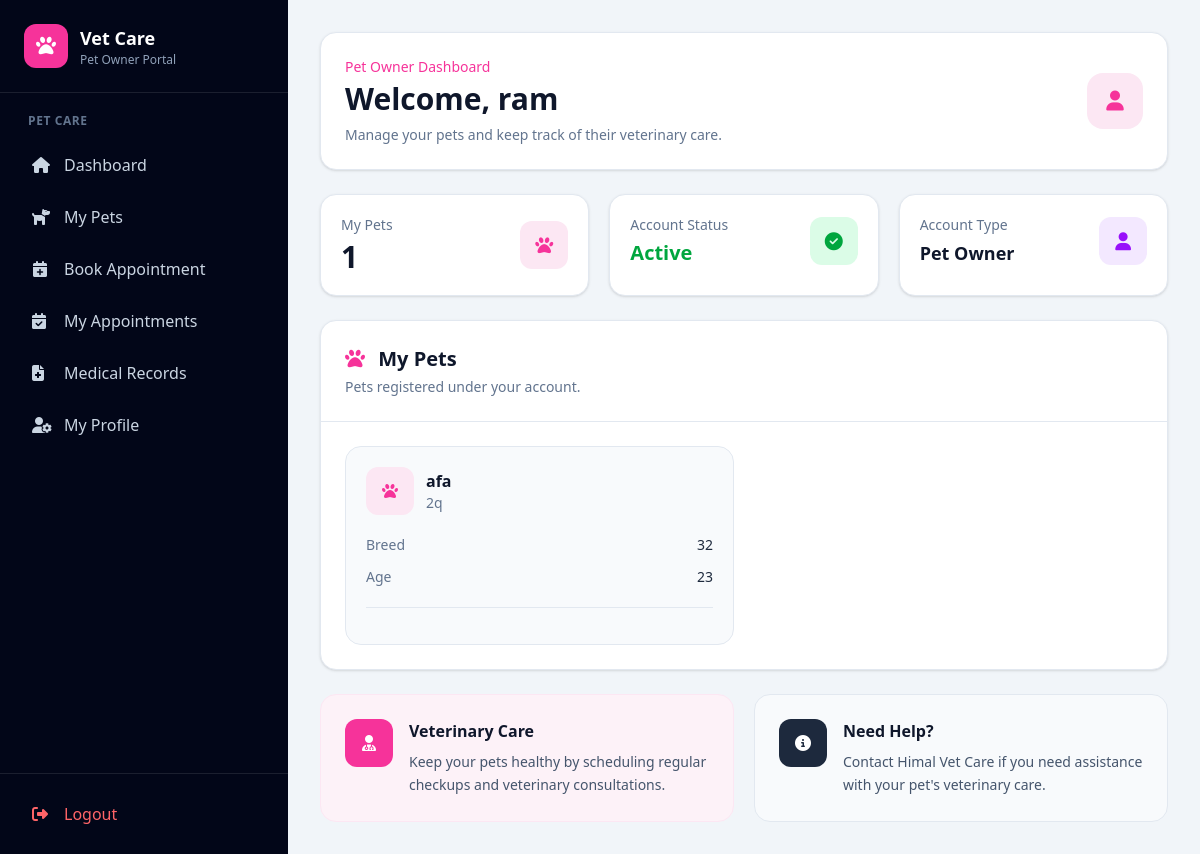
Screenshot of /owner-dashboard/ (signed in) with the database file from the repository.
### account/models.py (models this page shows, shortened)
class User(AbstractUser):
    ADMIN = "ADMIN"
    VETERINARIAN = "VETERINARIAN"
    PET_OWNER = "PET_OWNER"
    ROLE_CHOICES = [
        (ADMIN, "Admin"),
        (VETERINARIAN, "Veterinarian"),
        (PET_OWNER, "Pet Owner"),
    ]
    role = models.CharField(
        max_length=20,
        choices=ROLE_CHOICES,
        default=PET_OWNER
    )
    phone = models.CharField(
        max_length=15,
        blank=True,
        null=True
    )
    address = models.TextField(
        blank=True,
        null=True
    )
    created_at = models.DateTimeField(
        auto_now_add=True
    )
    updated_at = models.DateTimeField(
        auto_now=True
    )

### animal/models.py (models this page shows, shortened)
class Animal(models.Model):
    owner = models.ForeignKey(
        User,
        on_delete=models.CASCADE,
        related_name="animals",
        null=True,
        blank=True
    )
    name = models.CharField(max_length=100)
    species = models.CharField(max_length=100)
    breed = models.CharField(
        max_length=100,
        blank=True,
        null=True
    )
    age = models.PositiveIntegerField(
        blank=True,
        null=True
    )
    symptoms = models.TextField(
        blank=True,
        null=True
    )
    created_at = models.DateTimeField(
        auto_now_add=True
    )

### account/views.py (the view)
@login_required
def owner_dashboard(request):
    user = request.user
    if user.role != User.PET_OWNER:
        messages.error(
            request,
            "You are not authorized to access the pet owner dashboard."
        )
        return redirect("dashboard")
    pet_owner_profile = getattr(
        user,
        "pet_owner_profile",
        None
    )
    try:
        my_animals = Animal.objects.filter(
            owner=user
        )
    except Exception:
        my_animals = Animal.objects.none()
    try:
        appointments = (
            Appointment.objects
            .filter(animal__in=my_animals)
            .order_by("appointment_date")[:5]
        )
    except Exception:
        appointments = Appointment.objects.none()
    try:
        medical_records = (
            MedicalRecord.objects
            .filter(animal__in=my_animals)
            .order_by("-id")[:5]
        )
    except Exception:
        medical_records = MedicalRecord.objects.none()
    context = {
        "my_animals": my_animals,
        "appointments": appointments,
        "medical_records": medical_records,
        "pet_owner_profile": pet_owner_profile,
        "user_role": "PET_OWNER",
    }
    return render(
        request,
        "account/owner_dashboard.html",
        context
    )

### account/templates/account/owner_dashboard.html (shortened to what this page needs)
{% extends 'ownerbase.html' %}
{% block content %}
<div class="max-w-7xl mx-auto space-y-6">
    <div class="bg-white rounded-2xl border border-slate-200
                shadow-sm p-6">
        <div class="flex flex-col sm:flex-row
                    sm:items-center sm:justify-between gap-4">
            <div>
                <p class="text-sm font-medium text-pink-500">
                    Pet Owner Dashboard
                </p>
                <h2 class="mt-1 text-2xl sm:text-3xl
                           font-bold text-slate-900">
                    Welcome,
                    {{ request.user.get_full_name|default:request.user.username }}
                </h2>
                <p class="mt-2 text-sm text-slate-500">
                    Manage your pets and keep track of their veterinary care.
                </p>
            </div>
            <div class="w-14 h-14 rounded-2xl
                        bg-pink-100 text-pink-500
                        flex items-center justify-center
                        text-xl shrink-0">
                <i class="fa-solid fa-user"></i>
            </div>
        </div>
    </div>
    <div class="grid grid-cols-1 sm:grid-cols-2 lg:grid-cols-3 gap-5">
        <div class="bg-white rounded-2xl
                    border border-slate-200
                    shadow-sm p-5">
            <div class="flex items-center justify-between">
                <div>
                    <p class="text-sm text-slate-500">
                        My Pets
                    </p>
                    <h3 class="mt-1 text-3xl font-bold text-slate-900">
                        {{ my_animals|length }}
                    </h3>
                </div>
                <div class="w-12 h-12 rounded-xl
                            bg-pink-100 text-pink-500
                            flex items-center justify-center">
                    <i class="fa-solid fa-paw text-lg"></i>
                </div>
            </div>
        </div>
        <div class="bg-white rounded-2xl
                    border border-slate-200
                    shadow-sm p-5">
            <div class="flex items-center justify-between">
                <div>
                    <p class="text-sm text-slate-500">
                        Account Status
                    </p>
                    <h3 class="mt-1 text-xl font-bold text-green-600">
                        Active
                    </h3>
                </div>
                <div class="w-12 h-12 rounded-xl
                            bg-green-100 text-green-600
                            flex items-center justify-center">
                    <i class="fa-solid fa-circle-check text-lg"></i>
                </div>
            </div>
        </div>
        <div class="bg-white rounded-2xl
                    border border-slate-200
                    shadow-sm p-5">
            <div class="flex items-center justify-between">
                <div>
                    <p class="text-sm text-slate-500">
                        Account Type
                    </p>
                    <h3 class="mt-1 text-lg font-bold text-slate-900">
                        {{ request.user.get_role_display }}
                    </h3>
                </div>
                <div class="w-12 h-12 rounded-xl
                            bg-purple-100 text-purple-600
                            flex items-center justify-center">
                    <i class="fa-solid fa-user text-lg"></i>
                </div>
            </div>
        </div>
    </div>
    <div class="bg-white rounded-2xl
                border border-slate-200
                shadow-sm overflow-hidden">
        <div class="p-5 sm:p-6
                    border-b border-slate-200
                    flex flex-col sm:flex-row
                    sm:items-center
                    sm:justify-between
                    gap-3">
            <div>
                <h3 class="text-xl font-bold text-slate-900">
                    <i class="fa-solid fa-paw text-pink-500 mr-2"></i>
                    My Pets
                </h3>
                <p class="mt-1 text-sm text-slate-500">
                    Pets registered under your account.
                </p>
            </div>
        </div>
        <div class="p-5 sm:p-6">
            {% if my_animals %}
                <div class="grid grid-cols-1
                            md:grid-cols-2
                            xl:grid-cols-3
                            gap-5">
                    {% for animal in my_animals %}
                        <div class="rounded-2xl
                                    border border-slate-200
                                    bg-slate-50
                                    p-5
                                    hover:shadow-md
                                    transition">
                            <div class="flex items-center
                                        justify-between gap-3">
                                <div class="flex items-center gap-3">
                                    <div class="w-12 h-12
                                                rounded-xl
                                                bg-pink-100
                                                text-pink-500
                                                flex items-center
                                                justify-center">
                                        <i class="fa-solid fa-paw"></i>
                                    </div>
                                    <div>
                                        <h4 class="font-bold
                                                   text-slate-900">
                                            {{ animal.name }}
                                        </h4>
                                        <p class="text-sm
                                                  text-slate-500">
                                            {{ animal.species|default:"Pet" }}
                                        </p>
                                    </div>
                                </div>
                            </div>
                            <div class="mt-5 space-y-3">
                                {% if animal.breed %}
                                    <div class="flex items-center
                                                justify-between
                                                text-sm">
                                        <span class="text-slate-500">
                                            Breed
                                        </span>
                                        <span class="font-medium
                                                     text-slate-800">
                                            {{ animal.breed }}
                                        </span>
                                    </div>
                                {% endif %}
                                {% if animal.age %}
                                    <div class="flex items-center
                                                justify-between
                                                text-sm">
                                        <span class="text-slate-500">
                                            Age
                                        </span>
                                        <span class="font-medium
                                                     text-slate-800">
                                            {{ animal.age }}
                                        </span>
                                    </div>
                                {% endif %}
                            </div>
                            {% if animal.id %}
                                <div class="mt-5 pt-4
                                            border-t border-slate-200">
                                </div>
                            {% endif %}
                        </div>
                    {% endfor %}
                </div>
            {% endif %}
        </div>
    </div>
    <div class="grid grid-cols-1 lg:grid-cols-2 gap-5">
        <div class="bg-pink-50
                    border border-pink-100
                    rounded-2xl
                    p-6">
            <div class="flex items-start gap-4">
                <div class="w-12 h-12
                            rounded-xl
                            bg-pink-500
                            text-white
                            flex items-center
                            justify-center
                            shrink-0">
                    <i class="fa-solid fa-user-doctor"></i>
                </div>
                <div>
                    <h3 class="font-bold
                               text-slate-900">
                        Veterinary Care
                    </h3>
                    <p class="mt-2 text-sm
                              text-slate-600
                              leading-relaxed">
                        Keep your pets healthy by
                        scheduling regular checkups
                        and veterinary consultations.
                    </p>
                </div>
            </div>
        </div>
        <div class="bg-slate-50
                    border border-slate-200
                    rounded-2xl
                    p-6">
            <div class="flex items-start gap-4">
                <div class="w-12 h-12
                            rounded-xl
                            bg-slate-800
                            text-white
                            flex items-center
                            justify-center
                            shrink-0">
                    <i class="fa-solid fa-circle-info"></i>
                </div>
                <div>
                    <h3 class="font-bold
                               text-slate-900">
                        Need Help?
                    </h3>
                    <p class="mt-2 text-sm
                              text-slate-600
                              leading-relaxed">
                        Contact Himal Vet Care if
                        you need assistance with
                        your pet's veterinary care.
                    </p>
                </div>
            </div>
        </div>
    </div>
</div>
{% endblock %}

### rows the page displays
User: user.get_full_name "ram", user.role "Pet Owner"
Animal: name "afa", species "2q", breed "32", age "23"

### other values shown
{{ my_animals|length }} "1"
